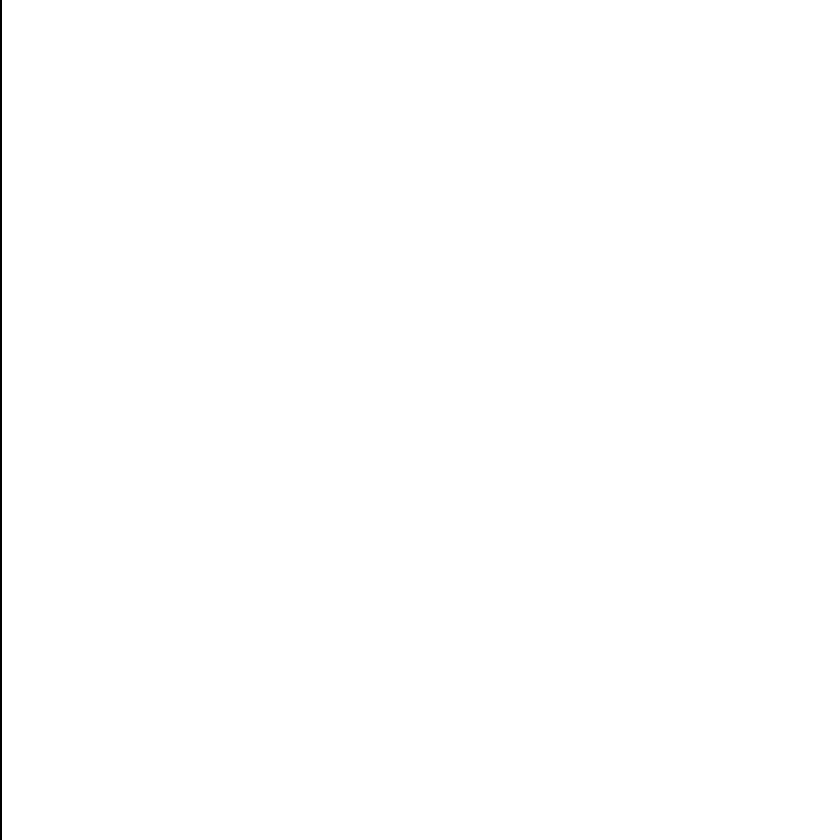
#> input picture 000001_test_background.ome.tiff, 840 x 840 px, shrunk from 1024 x 1024 before the run, found by its file name
$ python histrogram_tiff.py
#> lines starting #> are read from the running program, lines starting #| are printed output that depends on the picture; after the words box and inside, x2 and y2 are one past the last pixel; in counts of white or black regions, pixels touching at a corner belong together
#%%
import matplotlib.pyplot as plt
import numpy as np
from PIL import Image

# Load the TIFF image
image_path = "C:/Users/lucas.degeorge/Downloads/annotation_test - export/000001_test_background.ome.tiff"
image = Image.open(image_path)
#> image is the input picture: PIL image 840x840 I; values 0 (black) and 3 (white), 99.8% white; 1 black region, box (x1, y1, x2, y2) and area: (0, 0, 2, 840) 1680

# Convert the image to grayscale
image_gray = image.convert("L")

# Convert the image to a NumPy array
image_array = np.array(image_gray)
plt.imshow(image_array)

# Compute the histogram
histogram, bins = np.histogram(image_array.flatten(), bins=256, range=[0, 256])
#> histogram = 256 values, max 703920 at index 3, min 0 at index 1, mean 2756.2; bins = 257 values from 0 to 256

# Plot the histogram
plt.figure(figsize=(10, 5))
plt.bar(bins[:-1], histogram, width=1)
plt.title("Image Histogram")
plt.xlabel("Pixel Value")
plt.ylabel("Frequency")
plt.show()
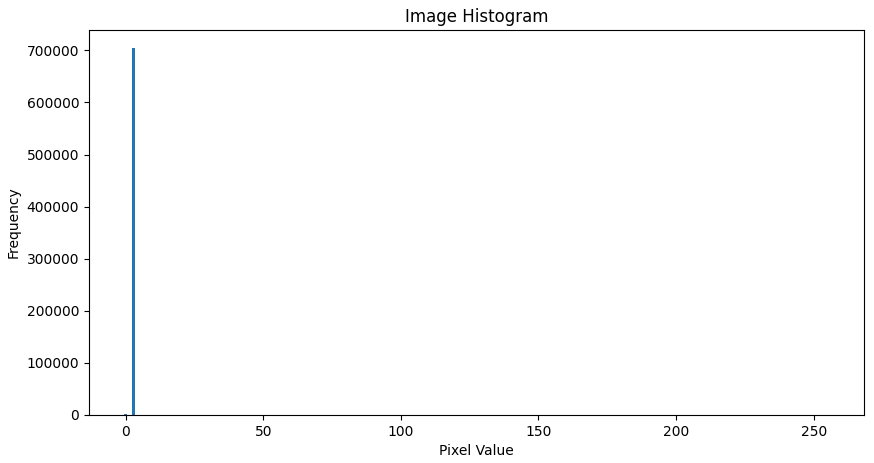
#> figure drawn by matplotlib, 1 panel; tallest bar 703920 high, from x = 2.5 to 3.5
